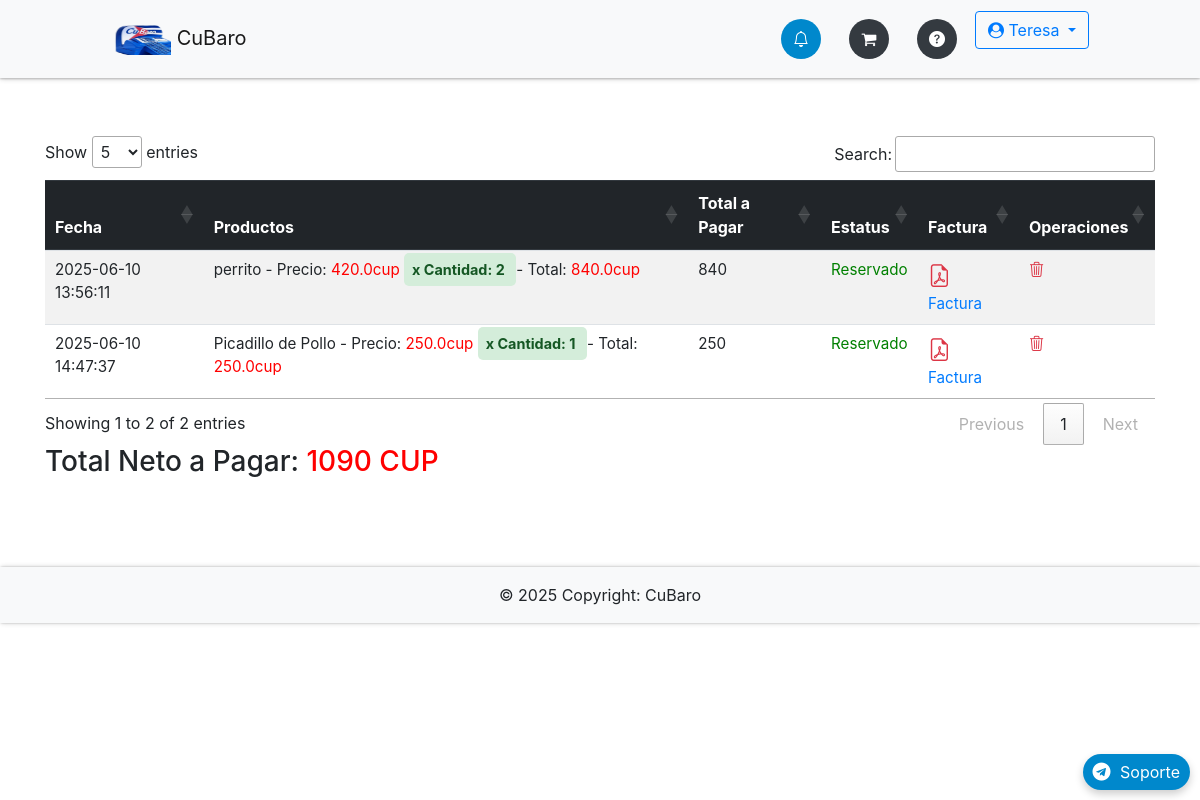
Screenshot of /orders (signed in) with the database file from the repository.
### app/db_models.py (models this page shows, shortened)
class User(UserMixin, db.Model):
    __tablename__ = "users"
    id = db.Column(db.Integer, primary_key=True)
    name = db.Column(db.Text, nullable=False)
    email = db.Column(db.String(50), nullable=False, unique=True)
    phone = db.Column(db.String(50), nullable=False)
    password = db.Column(db.String(250), nullable=False)
    admin = db.Column(db.Integer, nullable=False, default=0)
    email_confirmed = db.Column(db.Integer, nullable=False, default=1)
    created_by = db.Column(db.Integer, db.ForeignKey('users.id'), nullable=True)  # ID del creador
    registration_date = db.Column(db.DateTime, default=lambda: datetime.now(timezone.utc))  # Fecha de registro
    membership_expiration = db.Column(db.DateTime, nullable=True)  # Fecha de vencimiento de membresía
    updated_at = db.Column(db.DateTime, default=lambda: datetime.now(timezone.utc))  # Fecha de expiracion de Codigo de recuperacion empleado
    membership_id = db.Column(db.Integer, db.ForeignKey('memberships.id'), nullable=False)  # Relación con membresía
    membership = db.relationship('Membership', backref='users')
    employees = db.relationship('User', backref='creator', remote_side=[id], lazy='select')  # Relación empleados
    cart = db.relationship('Cart', backref='buyer')
    orders = db.relationship("Order", backref='customer', foreign_keys="[Order.uid]")  # Relación con clave foránea especificada
    master_key = db.Column(db.String(100), unique=True)

class Order(db.Model):
    __tablename__ = "orders"
    id = db.Column(db.Integer, primary_key=True)
    uid = db.Column(db.Integer, db.ForeignKey('users.id'), nullable=False)  # Clave foránea del cliente
    date = db.Column(db.DateTime, nullable=False)
    status = db.Column(db.String(50), nullable=False)
    items = db.relationship("Ordered_item", backref="order", cascade="all, delete-orphan")

class Ordered_item(db.Model):
    __tablename__ = "ordered_items"
    id = db.Column(db.Integer, primary_key=True)
    oid = db.Column(db.Integer, db.ForeignKey('orders.id'))
    itemid = db.Column(db.Integer, db.ForeignKey('items.id'))
    quantity = db.Column(db.Integer, nullable=False)

class Item(db.Model):
    __tablename__ = "items"
    id = db.Column(db.Integer, primary_key=True)
    name = db.Column(db.String(100), nullable=False)
    price = db.Column(db.Float, nullable=False)
    category = db.Column(db.Text, nullable=False)
    image = db.Column(db.String(250), nullable=False)
    details = db.Column(db.String(250), nullable=False)
    stock_min = db.Column(db.Integer, default=0)
    costo = db.Column(db.Integer)
    stock = db.Column(db.Integer, default=0)
    created_by = db.Column(db.Integer, db.ForeignKey('users.id'), nullable=False)  # Vincular con el creador
    creator = db.relationship('User', backref='items_created')  # Relación con el usuario que creó el producto
    orders = db.relationship('Ordered_item', backref='item', lazy=True, cascade="all, delete, delete-orphan")
    in_cart = db.relationship("Cart", backref="item", lazy=True, cascade="all, delete, delete-orphan")

### app/__init__.py (the view)
    @app.route('/orders')
    @login_required
    def orders():
        return render_template('orders.html', orders=current_user.orders)

### app/templates/orders.html (shortened to what this page needs)
{% extends "base.html" %}
{% block content %}
{% if not orders %}
<div class="flash-error">
    Aún no has realizado ningún pedido.<br>
    <a type="button" class="mb-2 btn btn-outline-info" href="{{ url_for('home') }}">Agregar Nuevos Artículos</a>
</div>
{% else %}
<div class="table-responsive">
    <table class="table table-striped table-hover">
        <thead class="thead-dark">
            <tr>
                <th>Fecha</th>
                <th>Productos</th>
                <th>Total a Pagar</th>
                <th>Estatus</th>
                <th>Factura</th>
                <th>Operaciones</th>
            </tr>
        </thead>
        <tbody>
            {% for order in orders %}
            {% if order.status != 'Libre' %}
            <tr data-order-id="{{ order.id }}" data-order-status="{{ order.status }}" data-order-total="0">
                <td>{{ order.date.strftime('%Y-%m-%d %H:%M:%S') }}</td>
                <td>
                    <div class="order-items">
                        {% for item in order.items %}
                        {% set item_price = item.item.price %}
                        {% set item_total = item_price * item.quantity %}
                        <div class="my" data-item-price="{{ item_price }}" data-item-quantity="{{ item.quantity }}"
                            data-item-total="{{ item_total }}">
                            {{ item.item.name }} - Precio: <span style="color: red;">{{ item_price }}cup</span>
                            <span class="success">x Cantidad: {{ item.quantity }} </span>- Total: <span
                                style="color: red;">{{ item_total }}cup</span><br>
                        </div>
                        {% endfor %}
                    </div>
                </td>
                <td class="order-total">0</td>
                <td class="order-status">
                    {% if order.status == 'Reservado' %}
                    <span style="color: green;">{{ order.status }}</span>
                    {% elif order.status == 'Pagado' %}
                    <span style="color: red;">{{ order.status }}</span>
                    {% else %}
                    {{ order.status }}
                    {% endif %}
                </td>
                <td>
                    <a href="#" class="factura-link" data-order-id="{{ order.id }}">
                        <i class="bi bi-file-earmark-pdf" style="color: #dc3545; font-size: 1.5em;"></i> Factura
                    </a>
                </td>
                <td>
                    <a href="#" class="delete-order-link" data-order-id="{{ order.id }}">
                        <i class="bi bi-trash3 text-danger"></i>
                    </a>
                </td>
            </tr>
            {% endif %}
            {% endfor %}
        </tbody>
    </table>
</div>
<div>
    <h3>Total Neto a Pagar: <span id="total-reservado" style="color: red;"></span></h3>
</div>
{% endif %}
{% endblock %}

### app/templates/base.html (shortened to what this page needs)
{% import "bootstrap/wtf.html" as wtf %}
<!DOCTYPE html>
<html lang="en">
<head>
  <link rel="stylesheet" href="https://maxcdn.bootstrapcdn.com/bootstrap/4.0.0/css/bootstrap.min.css"
>
  <link href="https://cdn.jsdelivr.net/gh/gitbrent/bootstrap4-toggle@3.6.1/css/bootstrap4-toggle.min.css"
    rel="stylesheet">
  <link rel="stylesheet" type="text/css" href="{{ url_for('static', filename='styles.css') }}">
  <link rel="stylesheet" href="https://cdnjs.cloudflare.com/ajax/libs/font-awesome/4.7.0/css/font-awesome.min.css">
  <link rel="stylesheet" href="https://cdnjs.cloudflare.com/ajax/libs/animate.css/4.1.1/animate.min.css" />
  <link rel="stylesheet" href="https://cdn.jsdelivr.net/npm/bootstrap-icons@1.11.3/font/bootstrap-icons.min.css">
  <link rel="stylesheet" type="text/css" href="https://cdn.datatables.net/1.13.7/css/jquery.dataTables.min.css">
  <link href="https://cdn.jsdelivr.net/npm/bootstrap-switch-button/css/bootstrap-switch-button.min.css"
    rel="stylesheet">
</head>
<body>
  <nav
    class="navbar navbar-expand-lg {% if request.path.startswith('/admin') %}navbar-dark bg-dark{% else %}navbar-light bg-light{% endif %} fixed-top">
    <div class="container-fluid">
      <a class="navbar-brand" href="{{ url_for('home') }}" data-toggle="tooltip" title="Inicio">
        <img src="{{ url_for('static', filename='img/logoo.png') }}" height="30" width="60" alt="CuBaro Logo"> CuBaro
      </a>
      <ul class="navbar-nav d-flex flex-row ml-auto">
        <div class="d-flex justify-content-center">
          {% if not current_user.is_authenticated %}
          {% if request.path.startswith('/admin') %}
          <li class="nav-item {% if request.endpoint == 'login' %}active{% endif %}">
            <a class="nav-link" href="{{ url_for('login') }}" data-toggle="tooltip" title="Iniciar Sesión">
              <div class="icon-circle">
                <i class="bi bi-box-arrow-in-right"></i>
              </div>
            </a>
          </li>
          {% else %}
          <a class="btn btn-outline-primary mr-2 {% if request.endpoint == 'login' %}active{% endif %}"
            href="{{ url_for('login') }}">Iniciar Sesión</a>
          <a class="btn btn-outline-primary {% if request.endpoint == 'register_admin' %}active{% endif %}"
            href="{{ url_for('register_admin') }}">Registrarse</a>
          {% endif %}
          {% else %}
          <li class="nav-item mr-2 {% if request.endpoint == 'orders' %}active{% endif %}">
            <a class="nav-link" href="{{ url_for('orders') }}" data-toggle="tooltip" title="Órdenes">
              <div class="icon-circle">
                <i class="bi bi-bell"></i>
              </div>
            </a>
          </li>
          {% if request.path.startswith('/admin') %}
          <li class="nav-item mr-2 {% if request.endpoint == 'admin.dashboard' %}active{% endif %}">
            <a class="nav-link" href="{{ url_for('admin.dashboard') }}" data-toggle="tooltip" title="Panel">
              <div class="icon-circle">
                <i class="bi bi-speedometer2"></i>
              </div>
            </a>
          </li>
          <li class="nav-item mr-2 {% if request.endpoint == 'admin.items' %}active{% endif %}">
            <a class="nav-link" href="{{ url_for('admin.items') }}" data-toggle="tooltip" title="Productos">
              <div class="icon-circle">
                <i class="bi bi-bag-fill"></i>
              </div>
            </a>
          </li>
          <li class="nav-item mr-2 {% if request.endpoint == 'admin.statictics' %}active{% endif %}">
            <a class="nav-link" href="{{ url_for('admin.statictics') }}" data-toggle="tooltip" title="Estadísticas">
              <div class="icon-circle">
                <i class="bi bi-graph-up-arrow"></i>
              </div>
            </a>
          </li>
          <li class="nav-item mr-2 {% if request.endpoint == 'admin.configuracion' %}active{% endif %}">
            <a class="nav-link" href="{{ url_for('admin.configuracion') }}" data-toggle="tooltip" title="Configuración">
              <div class="icon-circle">
                <i class="bi bi-sliders"></i>
              </div>
            </a>
          </li>
          <li class="nav-item mr-2">
            <a class="nav-link" data-toggle="modal" data-target="#fullScreenModal" title="Herramientas">
              <div class="icon-circle">
                <i class="bi bi-tools"></i>
              </div>
            </a>
          </li>
          {% else %}
          <li class="nav-item mr-2 {% if request.endpoint == 'cart' %}active{% endif %}">
            <a class="nav-link" href="{{ url_for('cart') }}" data-toggle="tooltip" title="Carrito">
              <div class="icon-circle">
                <i class="fa fa-shopping-cart"></i>
              </div>
            </a>
          </li>
          <li class="nav-item mr-2">
            <a class="nav-link" href="{{ url_for('membership_plans') }}" data-toggle="tooltip" title="FAQ">
              <div class="icon-circle">
                <i class="bi bi-question-circle-fill"></i>
              </div>
            </a>
          </li>
          {% endif %}
          <div class="dropdown ml-auto">
            <a class="btn btn-outline-primary dropdown-toggle" href="#" id="navbarDropdown" role="button"
              data-toggle="dropdown" aria-haspopup="true" aria-expanded="false">
              <i class="fa fa-user-circle"></i> {{ current_user.name }}
            </a>
          </div>
          {% endif %}
        </div>
      </ul>
    </div>
  </nav>
  <div class="container">
    <div class="main">
      {% block content %}{% endblock %}
      <a href="https://t.me/CuBaro_soporte" target="_blank" class="telegram-float">
        <i class="fa fa-telegram fa-2x"></i> Soporte
      </a>
    </div>
  </div>
  <footer class="bg-light text-center text-lg-start">
    <div class="text-center p-3">
      © {{ now.year }} Copyright: CuBaro
    </div>
  </footer>
</body>
</html>

### app/static/styles.css (style rules this page uses)
:root { --white: #eceff3; --primary-blue: #007bff; --dark-bg: #343a40; --error-red: #ff4c4c; --success-green: #00e676; --chart-red: #ff6384; --chart-blue: #36a2eb; --chart-purple: #cc65fe; --chart-yellow: #ffce56; --chart-green: #2ecc71; --telegram-blue: #0088cc; --telegram-hover: #3688b183; --shadow-light: rgba(0, 0, 0, 0.2); --shadow-dark: rgba(0, 0, 0, 0.19); }
body { padding-top: 80px; }
.main { padding: 10vh 0; }
.navbar { padding: 0.7rem 6rem; box-shadow: 0 1px 2px 0 var(--shadow-light), 0 1px 5px 0 var(--shadow-dark); position: fixed; top: 0; z-index: 1050; background-color: var(--dark-bg); width: 100%; }
.navbar-nav { gap: 3px; display: flex; align-items: center; }
.icon-circle { display: flex; align-items: center; justify-content: center; width: 40px; height: 40px; border-radius: 50%; background-color: var(--dark-bg); color: white; margin: 0 2px; transition: background-color 0.3s, color 0.3s; }
.nav-item.active .icon-circle { background-color: var(--telegram-blue); color: white; }
footer { box-shadow: 1px 0 2px 0 var(--shadow-light), 1px 0 5px 0 var(--shadow-dark); }
table.dataTable { margin: 0 auto; width: 100%; }
table.dataTable th { color: white; background-color: var(--dark-bg); padding: 15px; }
table.dataTable tr { border-bottom: 1px solid #0046C2; }
table.dataTable td { padding: 15px 30px; }
.flash-error, .help-block, .success { text-align: center; padding: 5px; font-weight: bold; max-width: 400px; margin: 0 auto; }
.success { color: var(--success-green); }
.table-responsive { overflow-x: auto; }
.telegram-float { position: fixed; bottom: 20px; right: 20px; background-color: var(--telegram-blue); color: white; padding: 10px 20px; border-radius: 25px; text-decoration: none; box-shadow: 0 4px 8px var(--shadow-light); transition: background-color 0.3s, transform 0.3s ease; z-index: 9999; }
.telegram-float i { margin-right: 5px; }
body { padding-bottom: 70px; padding-top: 56px; overflow-x: hidden; }
.flash-error, .success { padding: 10px; margin: 10px 0; border-radius: 5px; text-align: center; max-width: 400px; margin-left: auto; margin-right: auto; }
.success { background-color: #d4edda; color: #155724; }
@media (min-width: 992px) { .telegram-float { bottom: 10px; right: 10px; padding: 6px 10px; } }
@media (min-width: 992px) { .telegram-float i { font-size: 18px; } }
@media (min-width: 992px) { .flash-error, .success { padding: 8px; font-size: 0.9rem; } }
table.dataTable th { color: white; background-color: var(--dark-bg, #343a40); padding: 15px; font-size: 1rem; }
table.dataTable td { padding: 15px 30px; font-size: 0.95rem; }

### rows the page displays
User: name "Teresa"
Order: date "2025-06-10 13:56:11", status "Reservado"
Ordered_item: item.name "perrito", quantity "2", item_total "840.0"
Item: price "420.0"
Order: date "2025-06-10 14:47:37", status "Reservado"
Ordered_item: item.name "Picadillo de Pollo", quantity "1", item_total "250.0"
Item: price "250.0"
